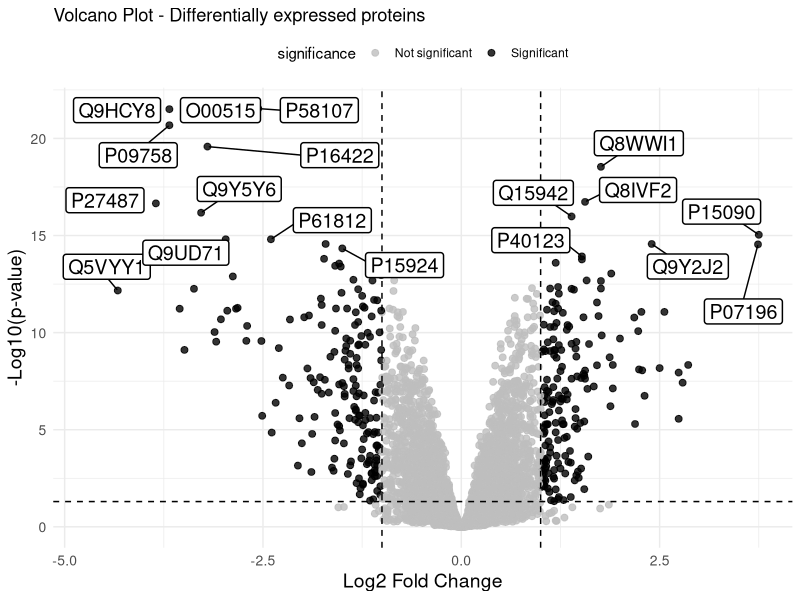

This chart was generated by the following R code:
# Load the necessary libraries
library(ggplot2)
library(dplyr)
library(ggrepel)

# Upload data
report.pg_matrix <- read.csv("DE_results_human_WTvsDPP4.csv", sep = ";", header = TRUE, dec = ".", check.names = FALSE)
experiment_annotation <- read.csv("experiment_annotation_WTvsDPP4.csv", sep = ";", header = TRUE, dec = ".", check.names = FALSE)

# Filtering and processing relevant data
data_volcano <- report.pg_matrix %>%
  select(Protein_ID, log2_FC, p_adj) %>%
  filter(!is.na(log2_FC) & !is.na(p_adj)) %>% # Delete NA
  mutate(
    log_p_value = -log10(p_adj),
    significance = ifelse(p_adj < 0.05 & abs(log2_FC) > 1, "Significant", "Not significant")
  )

# Create Volcano Plot
png("VolcanoPlot.png", width = 2000, height = 3000, res = 300)  # Export with good resolution
ggplot(data_volcano, aes(x = log2_FC, y = log_p_value)) +
  
  # Change colour of dots according to significance
  geom_point(aes(color = significance), size = 2, alpha = 0.8) +
  
  # Define custom colours
  scale_color_manual(values = c("Significant" = "black", "Not significant" = "grey")) +
  
  # Líneas de corte
  geom_vline(xintercept = c(-1, 1), linetype = "dashed", color = "black") +  
  geom_hline(yintercept = -log10(0.05), linetype = "dashed", color = "black") +  
  
  # Añadir etiquetas para las proteínas más significativas
  geom_label_repel(
    data = subset(data_volcano, p_adj < 0.05 & abs(log2_FC) > 1.2),  # Significant protein only
    aes(label = Protein_ID),
    size = 5, 
    fill = "white",        # White background
    color = "black",       # Black text
    label.size = 0.5,      # Rectangle border thickness
    box.padding = 0.5,     # Spacing around text
    max.overlaps = 15      # Avoid excessive overlaps
  ) +
  
  # Customisation of the chart
  labs(title = "Volcano Plot - Differentially expressed proteins",
       x = "Log2 Fold Change", y = "-Log10(p-value)") +
  
  theme_minimal() +   # Apply theme minimal
  theme(
    legend.position = "top",
    axis.title.x = element_text(size = 14),  # X-axis title size
    axis.title.y = element_text(size = 14),  # Y-axis title size
    axis.text.x = element_text(size = 10),   # X-axis label size
    axis.text.y = element_text(size = 10)    # Y-axis label size
  )

dev.off()
